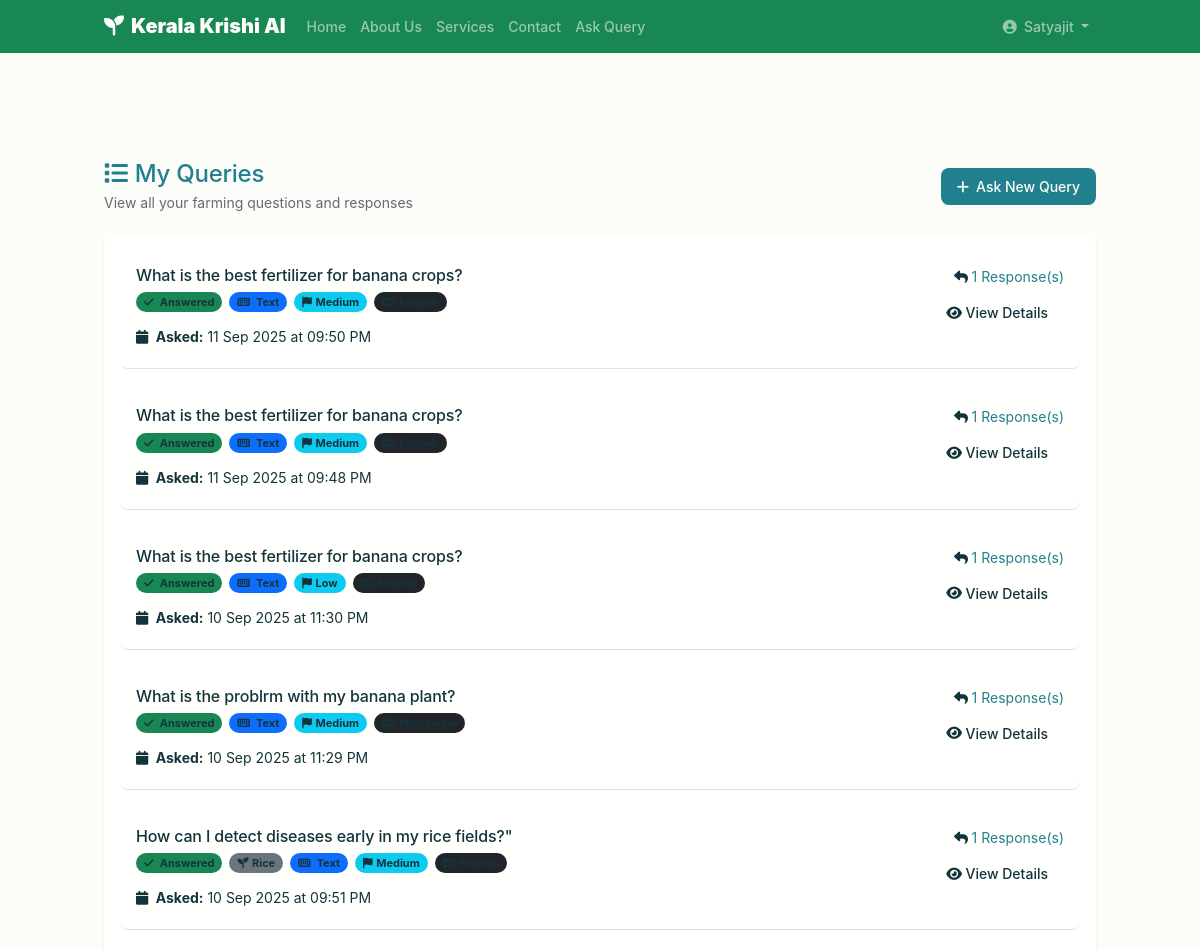
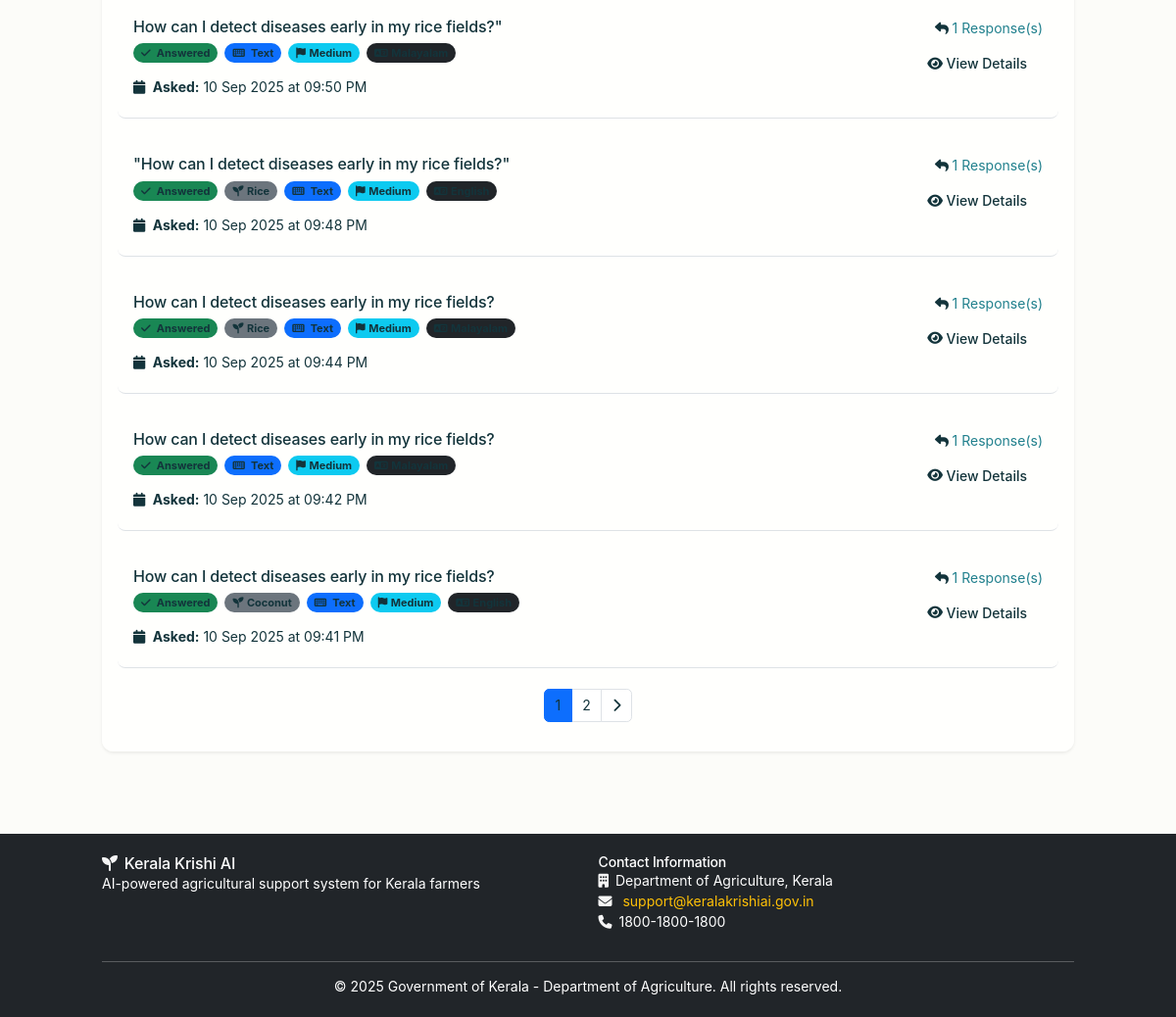
The page /dashboard/my-queries (signed in) on the database its author committed (2 pictures, top to bottom).
### models/user.py (models this page shows, shortened)
    class User(UserMixin, db.Model):
        __tablename__ = 'users'
        id = db.Column(db.Integer, primary_key=True)
        username = db.Column(db.String(80), unique=True, nullable=False)
        email = db.Column(db.String(120), unique=True, nullable=True)
        phone = db.Column(db.String(15), unique=True, nullable=False)
        password_hash = db.Column(db.String(128), nullable=False)
        full_name = db.Column(db.String(100), nullable=False)
        age = db.Column(db.Integer, nullable=True)
        gender = db.Column(db.String(10), nullable=True)
        district = db.Column(db.String(50), nullable=True)
        block = db.Column(db.String(50), nullable=True)
        village = db.Column(db.String(50), nullable=True)
        pin_code = db.Column(db.String(10), nullable=True)
        farm_size = db.Column(db.Float, nullable=True)  # in acres
        primary_crops = db.Column(db.Text, nullable=True)  # JSON string of crops
        farming_experience = db.Column(db.Integer, nullable=True)  # in years
        farm_type = db.Column(db.String(50), nullable=True)  # organic, conventional, mixed
        preferred_language = db.Column(db.String(5), default='ml', nullable=False)  # ml = Malayalam, en = English
        notification_preferences = db.Column(db.Text, nullable=True)  # JSON string of notification settings
        is_active = db.Column(db.Boolean, default=True, nullable=False)
        is_verified = db.Column(db.Boolean, default=False, nullable=False)
        created_at = db.Column(db.DateTime, default=datetime.utcnow, nullable=False)
        updated_at = db.Column(db.DateTime, default=datetime.utcnow, onupdate=datetime.utcnow, nullable=False)
        last_login = db.Column(db.DateTime, nullable=True)
        queries = db.relationship('FarmerQuery', backref='farmer', lazy=True, cascade='all, delete-orphan')

### models/query.py (models this page shows, shortened)
    class FarmerQuery(db.Model):
        __tablename__ = 'farmer_queries'
        id = db.Column(db.Integer, primary_key=True)
        farmer_id = db.Column(db.Integer, db.ForeignKey('users.id'), nullable=False)
        query_text = db.Column(db.Text, nullable=False)
        query_type = db.Column(db.String(50), nullable=False)  # text, voice, image
        language = db.Column(db.String(5), default='ml', nullable=False)
        image_path = db.Column(db.String(255), nullable=True)
        audio_path = db.Column(db.String(255), nullable=True)
        crop_type = db.Column(db.String(50), nullable=True)
        season = db.Column(db.String(20), nullable=True)
        location = db.Column(db.String(100), nullable=True)
        urgency = db.Column(db.String(10), default='medium', nullable=False)  # low, medium, high, urgent
        status = db.Column(db.String(20), default='pending', nullable=False)  # pending, processing, answered, escalated
        confidence_score = db.Column(db.Float, nullable=True)  # AI confidence in answer
        created_at = db.Column(db.DateTime, default=datetime.utcnow, nullable=False)
        updated_at = db.Column(db.DateTime, default=datetime.utcnow, onupdate=datetime.utcnow, nullable=False)
        responses = db.relationship('QueryResponse', backref='query', lazy=True, cascade='all, delete-orphan')

### routes/dashboard.py (the view)
@dashboard_bp.route('/my-queries')
@login_required
def my_queries():
    FarmerQuery = current_app.FarmerQuery
    page = request.args.get('page', 1, type=int)
    per_page = 10
    queries = FarmerQuery.query.filter_by(farmer_id=current_user.id)\
                              .order_by(FarmerQuery.created_at.desc())\
                              .paginate(page=page, per_page=per_page, error_out=False)
    return render_template('dashboard/my_queries.html', queries=queries)

### app.py (called while the page is built)
@login_manager.user_loader
def load_user(user_id):
    return User.query.get(int(user_id))

@app.context_processor
def inject_models():
    return {
        'User': User,
        'FarmerQuery': FarmerQuery,
        'QueryResponse': QueryResponse
    }

def format_dt_local(dt, fmt='%d %b %Y at %I:%M %p'):
    if not dt:
        return ''
    try:
        if dt.tzinfo is None:
            dt = dt.replace(tzinfo=timezone.utc)
        if ZoneInfo is not None:
            dt_local = dt.astimezone(ZoneInfo('Asia/Kolkata'))
        else:
            dt_local = dt.astimezone()
        return dt_local.strftime(fmt)
    except Exception:
        return dt.strftime(fmt)

### templates/dashboard/my_queries.html (shortened to what this page needs)
{% extends "base.html" %}
{% block content %}
<section class="dashboard-section py-5 mt-5">
    <div class="container">
        <div class="row mb-4">
            <div class="col-12">
                <div class="d-flex justify-content-between align-items-center">
                    <div>
                        <h2 class="text-success mb-1">
                            <i class="fas fa-list me-2"></i>My Queries
                        </h2>
                        <p class="text-muted mb-0">View all your farming questions and responses</p>
                    </div>
                    <a href="{{ url_for('query.ask_query') }}" class="btn btn-success">
                        <i class="fas fa-plus me-2"></i>Ask New Query
                    </a>
                </div>
            </div>
        </div>
        <div class="row">
            <div class="col-12">
                <div class="card border-0 shadow-sm">
                    <div class="card-body">
                        {% if queries.items %}
                            {% for query in queries.items %}
                            <div class="query-item border-bottom pb-4 mb-4">
                                <div class="row">
                                    <div class="col-md-8">
                                        <h5 class="text-dark mb-2">{{ query.query_text[:150] }}{% if query.query_text|length > 150 %}...{% endif %}</h5>
                                        <div class="d-flex gap-2 mb-3">
                                            <span class="badge bg-{{ 'success' if query.status == 'answered' else 'warning' if query.status == 'pending' else 'info' }}">
                                                <i class="fas fa-{{ 'check' if query.status == 'answered' else 'clock' if query.status == 'pending' else 'info-circle' }} me-1"></i>
                                                {{ query.status.title() }}
                                            </span>
                                            {% if query.crop_type %}
                                            <span class="badge bg-secondary">
                                                <i class="fas fa-seedling me-1"></i>{{ query.crop_type }}
                                            </span>
                                            {% endif %}
                                            <span class="badge bg-primary">
                                                <i class="fas fa-{{ 'microphone' if query.query_type == 'voice' else 'camera' if query.query_type == 'image' else 'keyboard' }} me-1"></i>
                                                {{ query.query_type.title() }}
                                            </span>
                                            <span class="badge bg-info">
                                                <i class="fas fa-flag me-1"></i>{{ query.urgency.title() }}
                                            </span>
                                            <span class="badge bg-dark">
                                                <i class="fas fa-language me-1"></i>{{ 'Malayalam' if query.language == 'ml' else 'English' }}
                                            </span>
                                        </div>
                                        <div class="text-muted">
                                            <i class="fas fa-calendar me-1"></i>
                                            <strong>Asked:</strong> {{ query.created_at|format_dt_local('%d %b %Y at %I:%M %p') }}
                                        </div>
                                    </div>
                                    <div class="col-md-4 text-end">
                                        <div class="mb-2">
                                            {% if query.responses %}
                                                <span class="text-success">
                                                    <i class="fas fa-reply me-1"></i>{{ query.responses|length }} Response(s)
                                                </span>
                                            {% else %}
                                                <span class="text-muted">
                                                    <i class="fas fa-hourglass-half me-1"></i>Awaiting Response
                                                </span>
                                            {% endif %}
                                        </div>
                                        <a href="{{ url_for('dashboard.view_query', query_id=query.id) }}" class="btn btn-outline-success btn-sm">
                                            <i class="fas fa-eye me-1"></i>View Details
                                        </a>
                                    </div>
                                </div>
                            </div>
                            {% endfor %}
                            {% if queries.pages > 1 %}
                            <nav aria-label="Query pagination">
                                <ul class="pagination justify-content-center">
                                    {% for page_num in queries.iter_pages() %}
                                        {% if page_num %}
                                            {% if page_num != queries.page %}
                                            <li class="page-item">
                                                <a class="page-link" href="{{ url_for('dashboard.my_queries', page=page_num) }}">{{ page_num }}</a>
                                            </li>
                                            {% else %}
                                            <li class="page-item active">
                                                <span class="page-link">{{ page_num }}</span>
                                            </li>
                                            {% endif %}
                                        {% else %}
                                        <li class="page-item disabled">
                                            <span class="page-link">...</span>
                                        </li>
                                        {% endif %}
                                    {% endfor %}
                                    {% if queries.has_next %}
                                    <li class="page-item">
                                        <a class="page-link" href="{{ url_for('dashboard.my_queries', page=queries.next_num) }}">
                                            <i class="fas fa-chevron-right"></i>
                                        </a>
                                    </li>
                                    {% endif %}
                                </ul>
                            </nav>
                            {% endif %}
                        {% endif %}
                    </div>
                </div>
            </div>
        </div>
    </div>
</section>
{% endblock %}

### templates/base.html (shortened to what this page needs)
<!DOCTYPE html>
<html lang="en">
<head>
    <link href="https://cdn.jsdelivr.net/npm/bootstrap@5.3.0/dist/css/bootstrap.min.css" rel="stylesheet">
    <link rel="stylesheet" href="https://cdnjs.cloudflare.com/ajax/libs/font-awesome/6.4.0/css/all.min.css">
    <link rel="stylesheet" href="{{ url_for('static', filename='css/style.css') }}">
</head>
<body>
    <nav class="navbar navbar-expand-lg navbar-dark bg-success fixed-top">
        <div class="container">
            <a class="navbar-brand d-flex align-items-center" href="{{ url_for('index') }}">
                <i class="fas fa-seedling me-2"></i>
                <strong>Kerala Krishi AI</strong>
            </a>
            <div class="collapse navbar-collapse" id="navbarNav">
                <ul class="navbar-nav me-auto">
                    <li class="nav-item">
                        <a class="nav-link" href="{{ url_for('index') }}">Home</a>
                    </li>
                    <li class="nav-item">
                        <a class="nav-link" href="{{ url_for('about') }}">About Us</a>
                    </li>
                    <li class="nav-item">
                        <a class="nav-link" href="{{ url_for('services') }}">Services</a>
                    </li>
                    <li class="nav-item">
                        <a class="nav-link" href="{{ url_for('contact') }}">Contact</a>
                    </li>
                    {% if current_user.is_authenticated %}
                    <li class="nav-item">
                        <a class="nav-link" href="{{ url_for('query.ask_query') }}">Ask Query</a>
                    </li>
                    {% endif %}
                </ul>
                <ul class="navbar-nav">
                    {% if current_user.is_authenticated %}
                    <li class="nav-item dropdown">
                        <a class="nav-link dropdown-toggle" href="#" id="navbarDropdown" role="button" data-bs-toggle="dropdown">
                            <i class="fas fa-user-circle me-1"></i>
                            {{ current_user.full_name }}
                        </a>
                    </li>
                    {% endif %}
                </ul>
            </div>
        </div>
    </nav>
    <main class="main-content">
        {% block content %}{% endblock %}
    </main>
    <footer class="bg-dark py-4 mt-5">
        <div class="container">
            <div class="row">
                <div class="col-md-6">
                    <h5 style="color: white !important;">
                        <i class="fas fa-seedling me-2"></i>Kerala Krishi AI
                    </h5>
                    <p style="color: white !important;">
                        AI-powered agricultural support system for Kerala farmers
                    </p>
                </div>
                <div class="col-md-6">
                    <h6 style="color: white !important;">Contact Information</h6>
                    <p style="color: white !important;">
                        <i class="fas fa-building me-2"></i>Department of Agriculture, Kerala<br>
                        <i class="fas fa-envelope me-2"></i>
                        <a href="mailto:support@keralakrishiai.gov.in" style="color: #ffc107 !important; text-decoration: none;">
                            support@keralakrishiai.gov.in
                        </a><br>
                        <i class="fas fa-phone me-2"></i>1800-1800-1800
                    </p>
                </div>
            </div>
            <hr style="border-color: white;">
            <div class="row">
                <div class="col-12 text-center">
                    <p style="color: white !important; margin-bottom: 0;">
                        &copy; 2025 Government of Kerala - Department of Agriculture. All rights reserved.
                    </p>
                </div>
            </div>
        </div>
    </footer>
</body>
</html>

### rows shown on the page
User: full_name "Satyajit"
FarmerQuery: query_text "What is the best fertilizer for banana crops?", status "Answered", query_type "Text", urgency "Medium", created_at "11 Sep 2025 at 09:50 PM", responses|length "1"
FarmerQuery: query_text "What is the best fertilizer for banana crops?", status "Answered", query_type "Text", urgency "Medium", created_at "11 Sep 2025 at 09:48 PM", responses|length "1"
FarmerQuery: query_text "What is the best fertilizer for banana crops?", status "Answered", query_type "Text", urgency "Low", created_at "10 Sep 2025 at 11:30 PM", responses|length "1"
FarmerQuery: query_text "What is the problrm with my banana plant?", status "Answered", query_type "Text", urgency "Medium", created_at "10 Sep 2025 at 11:29 PM", responses|length "1"
FarmerQuery: query_text "How can I detect diseases early in my rice fields?\"", status "Answered", crop_type "Rice", query_type "Text", urgency "Medium", created_at "10 Sep 2025 at 09:51 PM", responses|length "1"
FarmerQuery: query_text "How can I detect diseases early in my rice fields?\"", status "Answered", query_type "Text", urgency "Medium", created_at "10 Sep 2025 at 09:50 PM", responses|length "1"
FarmerQuery: query_text "\"How can I detect diseases early in my rice fields?\"", status "Answered", crop_type "Rice", query_type "Text", urgency "Medium", created_at "10 Sep 2025 at 09:48 PM", responses|length "1"
FarmerQuery: query_text "How can I detect diseases early in my rice fields?", status "Answered", crop_type "Rice", query_type "Text", urgency "Medium", created_at "10 Sep 2025 at 09:44 PM", responses|length "1"
FarmerQuery: query_text "How can I detect diseases early in my rice fields?", status "Answered", query_type "Text", urgency "Medium", created_at "10 Sep 2025 at 09:42 PM", responses|length "1"
FarmerQuery: query_text "How can I detect diseases early in my rice fields?", status "Answered", crop_type "Coconut", query_type "Text", urgency "Medium", created_at "10 Sep 2025 at 09:41 PM", responses|length "1"

### other values the page prints
{{ page_num }} "1"
{{ page_num }} "2"
